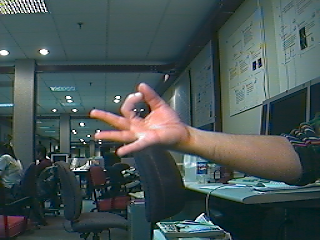
#> input picture data/frame20.bmp, 320 x 240 px
$ jupyter execute 10-skin_detection.ipynb
#> lines starting #> are read from the running program, lines starting #| are printed output that depends on the picture; after the words box and inside, x2 and y2 are one past the last pixel; in counts of white or black regions, pixels touching at a corner belong together
# Skin Detection in Digital Images

## Overview

Skin detection is an essential sub-task in various computer vision applications such as face recognition, hand gesture recognition, and human-computer interaction. The primary aim is to identify skin-colored pixels and regions in an image or video stream. Effective skin detection can significantly enhance the performance of these applications by reducing the search space and eliminating non-skin regions.

However, skin detection is challenging due to various factors such as:

- **Variability in skin tones:** Skin color varies widely from person to person. A model learned from a narrow range of tones, such as the single patch of skin used below, works only for that range.
- **Lighting conditions:** Different illumination conditions can alter the perceived skin color.
- **Camera Variability:** Different cameras and settings can affect the color consistency.
- **Noise:** Image artifacts, sensor noise, or other elements can disrupt skin detection.

## What this notebook does

It runs five skin detectors on the same photo, from the simplest to the one the lecture ends with:

1. **A fixed color box:** keep the pixels whose R, G and B fall in a hand-picked range (`cv2.inRange`).
2. **A Gaussian model in RGB:** learn the mean and standard deviation of each channel from a patch of skin, and score every pixel by $P(RGB \mid skin)$.
3. **A Gaussian model in normalized rg:** the same after dividing out brightness, with $r = \frac{R}{R+G+B}$ and $g = \frac{G}{R+G+B}$.
4. **A skin color histogram:** read $P(RGB \mid skin)$ from a $32 \times 32 \times 32$ histogram, with no assumed shape.
5. **Skin and non-skin histograms with Bayes' rule:** compute $P(skin \mid RGB)$, the probability a decision actually needs.

The last sections redo the detectors without Python loops, show what the prior $P(skin)$ does, and suggest experiments.

[cell 1]
import cv2
import numpy as np
import matplotlib.pyplot as plt

## Color-based Skin Detection

In color-based skin detection, pixels that fall within a certain range of color intensity values are detected as skin pixels. The box below was picked by hand for this photo: any skin color outside it is missed, and any other surface whose color falls inside it is accepted.

[cell 2]
# Read the image
image = cv2.imread('data/frame20.bmp')
#> image is the input picture: shape (240, 320, 3); mean B, G, R 83.6, 84, 70

# Convert BGR image to RGB
image_rgb = cv2.cvtColor(image, cv2.COLOR_BGR2RGB)

# Define RGB range for skin color
lower_skin = np.array([90, 40, 85], dtype=np.uint8)
upper_skin = np.array([210, 180, 210], dtype=np.uint8)

# Create a mask using inRange function
mask = cv2.inRange(image_rgb, lower_skin, upper_skin)
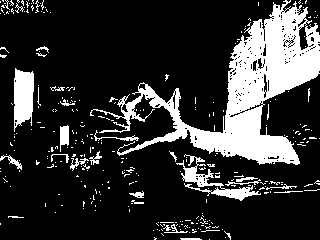
#> mask: shape (240, 320); 19.8% white; 314 white regions (286 under 20 px), largest, box (x1, y1, x2, y2) and area: (90, 0, 320, 165) 11041, (14, 68, 34, 132) 981, (176, 154, 261, 201) 903

# Bitwise-AND mask and image
res_rgb = cv2.bitwise_and(image_rgb, image_rgb, mask=mask)

# Display images
plt.figure(figsize=(15, 5))

plt.subplot(1, 3, 1)
plt.title("Original Image")
plt.imshow(image_rgb)
plt.axis("off")

plt.subplot(1, 3, 2)
plt.title("Mask")
plt.imshow(mask, cmap='gray')
plt.axis("off")

plt.subplot(1, 3, 3)
plt.title("Skin Detected")
plt.imshow(res_rgb)
plt.axis("off")

plt.show()

## Probabilistic Models for Skin Detection

In probabilistic models for skin detection we build a model of the distribution of values for skin pixels. Then, we use this model to classify each pixel as skin or non-skin. We assume the skin pixels are distributed according to a Gaussian distribution.

We learn one Gaussian per channel from a patch of skin in `frame2`, and assume the three channels are independent, so that

$$P(RGB \mid skin) = P(R \mid skin)\,P(G \mid skin)\,P(B \mid skin).$$

Then we score every pixel of a different frame, `frame20`, and keep the pixels whose score is above a threshold.

[cell 3]
def gaussian_probability(mean, std, values):
    """
    Calculate Gaussian probability based on given mean and standard deviation for each value.

    Parameters:
        mean (float): The mean of the distribution.
        std (float): The standard deviation of the distribution.
        values (numpy.ndarray): The array of values for which to calculate the Gaussian probabilities.

    Returns:
        numpy.ndarray: The array of Gaussian probabilities for the input values.
    """
    return np.exp(-((values - mean)**2) / (2 * std ** 2)) / (std * np.sqrt(2 * np.pi))

[cell 4]
# Read the image
frame2 = cv2.imread('data/frame2.bmp')
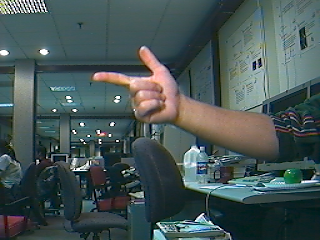
#> input picture data/frame2.bmp, 320 x 240 px
#> frame2 is the input picture: shape (240, 320, 3); mean B, G, R 85.2, 85.6, 70.1

# Display the image
plt.figure(figsize=(5, 5))
plt.imshow(cv2.cvtColor(frame2, cv2.COLOR_BGR2RGB))
plt.title('Original image')
plt.show()

[cell 5]
# Get the training sample
sample = frame2[79:120, 136:172].astype(np.float64)
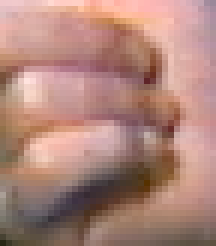
#> sample: shape (41, 36, 3) float64 (shown 6 times larger); mean B, G, R 122.7, 133.2, 174.6

# Display the training sample
plt.figure(figsize=(3, 3))
plt.imshow(cv2.cvtColor(sample.astype(np.uint8), cv2.COLOR_BGR2RGB))
plt.title('Training sample')
plt.show()

[cell 6]
def display_images(original, detection, binary):
    plt.figure(figsize=(15, 5))

    plt.subplot(1, 3, 1)
    plt.title("Original Image")
    plt.imshow(original.astype(np.uint8))
    plt.axis("off")

    plt.subplot(1, 3, 2)
    plt.title("Skin Detection")
    plt.imshow(detection, cmap='gray')
    plt.axis("off")

    plt.subplot(1, 3, 3)
    plt.title("Detected Skin Pixels")
    plt.imshow(binary, cmap='gray')
    plt.axis("off")

    plt.show()

[cell 7]
# Extract the colors. cv2.imread gives BGR: red is channel 2
sample_red = sample[:,:,2].ravel() # ravel() flattens the array. Similar to reshape(-1) and flatten().
#> sample_red = 1476 values, max 255 at index 8, min 40 at index 1440, mean 174.6
sample_green = sample[:,:,1].ravel()
#> sample_green = 1476 values, max 227 at index 472, min 36 at index 492, mean 133.2
sample_blue = sample[:,:,0].ravel()
#> sample_blue = 1476 values, max 222 at index 472, min 0 at index 1104, mean 122.7

# Compute mean and std
red_mean = np.mean(sample_red)
#> red_mean = 174.6
green_mean = np.mean(sample_green)
#> green_mean = 133.2
blue_mean = np.mean(sample_blue)
#> blue_mean = 122.7
red_std = np.std(sample_red)
#> red_std = 47.04
green_std = np.std(sample_green)
#> green_std = 37.51
blue_std = np.std(sample_blue)
#> blue_std = 39.51

# Read another image to apply the model
frame20 = cv2.imread('data/frame20.bmp')
frame20 = cv2.cvtColor(frame20, cv2.COLOR_BGR2RGB).astype(np.float64)
rows, cols, bands = frame20.shape
#> rows = 240; cols = 320; bands = 3

skin_detection = np.zeros((rows, cols))

for row in range(rows):
    for col in range(cols):
        red = frame20[row, col, 0]
        green = frame20[row, col, 1]
        blue = frame20[row, col, 2]

        red_pr = gaussian_probability(red_mean, red_std, red)
        green_pr = gaussian_probability(green_mean, green_std, green)
        blue_pr = gaussian_probability(blue_mean, blue_std, blue)

        prob = red_pr * green_pr * blue_pr
        skin_detection[row, col] = prob     # P(RGB|skin)
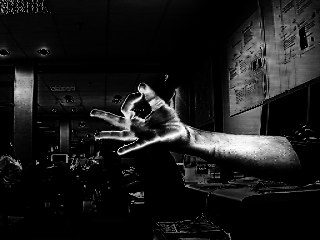
#> skin_detection: shape (240, 320) float64; min 1.37e-14, max 9.08e-07, mean 9.32e-08; drawn with min black and max white

# Display images
display_images(frame20, skin_detection, skin_detection > .0000001)
#> in display_images, `plt.show()`:
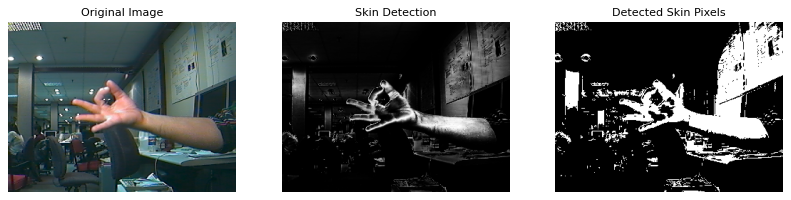
#> figure drawn by matplotlib, 3 panels

The scores are tiny, which is why the threshold is $10^{-7}$. Each channel's standard deviation is around 40, so each bell curve is wide and low, and the product of three of them is smaller still. The largest score in the frame is below $10^{-6}$.

[cell 8]
print("means (R, G, B):", np.round([red_mean, green_mean, blue_mean], 1))
#| means (R, G, B): [174.6 133.2 122.7]
print("stds  (R, G, B):", np.round([red_std, green_std, blue_std], 1))
#| stds  (R, G, B): [47.  37.5 39.5]
print("largest score in frame20:", skin_detection.max())
#| largest score in frame20: 9.078005355001748e-07
print(f"share of frame20 kept: {np.mean(skin_detection > 1e-7):.1%}")
#| share of frame20 kept: 23.0%

## Normalized Color Spaces

Dividing each channel by the sum of all three removes brightness: doubling R, G and B leaves $r = \frac{R}{R+G+B}$ and $g = \frac{G}{R+G+B}$ unchanged. Two numbers are enough, because $b = 1 - r - g$. A pure-black pixel has no color at all ($R + G + B = 0$), so it is left out of training, and in `frame20` it gets $r = g = 0$, far from any skin color.

[cell 9]
# Read the image
frame2 = cv2.imread('data/frame2.bmp').astype(np.float64)

# Get the training skin sample
sample = frame2[79:120, 136:172]

# Extract the colors
sample_red = sample[:,:,2].ravel()
sample_green = sample[:,:,1].ravel()
sample_blue = sample[:,:,0].ravel()

sample_total = sample_red + sample_green + sample_blue
#> sample_total = 1476 values, max 704 at index 472, min 101 at index 1440, mean 430.5

# Normalize red and green. Skip pure-black pixels (total 0):
# they have no color, and dividing by 0 would give NaN.
keep = sample_total > 0
sample_red2 = sample_red[keep] / sample_total[keep]
#> sample_red2 = 1476 values, max 0.637 at index 1104, min 0.332 at index 1302, mean 0.408
sample_green2 = sample_green[keep] / sample_total[keep]
#> sample_green2 = 1476 values, max 0.396 at index 1440, min 0.212 at index 492, mean 0.31

# Compute mean and std in normalized rg space
r_mean = np.mean(sample_red2)
#> r_mean = 0.408
g_mean = np.mean(sample_green2)
#> g_mean = 0.31
r_std = np.std(sample_red2)
#> r_std = 0.0304
g_std = np.std(sample_green2)
#> g_std = 0.0134

# Read another image to apply the model
frame20 = cv2.imread('data/frame20.bmp')
frame20 = cv2.cvtColor(frame20, cv2.COLOR_BGR2RGB).astype(np.float64)
rows, cols, bands = frame20.shape

skin_detection2 = np.zeros((rows, cols))

for row in range(rows):
    for col in range(cols):
        red = frame20[row, col, 0]
        green = frame20[row, col, 1]
        blue = frame20[row, col, 2]

        total = red + green + blue
        if total > 0:
            r = red / total
            g = green / total
        else:
            r = 0
            g = 0

        r_prob = gaussian_probability(r_mean, r_std, r)
        g_prob = gaussian_probability(g_mean, g_std, g)

        prob = r_prob * g_prob
        skin_detection2[row, col] = prob
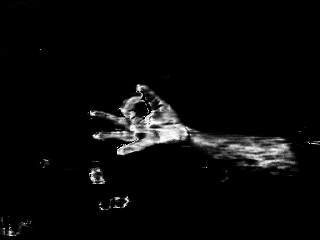
#> skin_detection2: shape (240, 320) float64; min 0, max 390.7, mean 14.9; drawn with min black and max white

# Display images
display_images(frame20, skin_detection2, skin_detection2 > 10)

These scores go far above 1, which is why the threshold is 10 here. $P(rg \mid skin)$ is a probability *density*, not a probability. The hand's r and g barely vary, so each bell curve is narrow and tall: a standard deviation of 0.03 gives a peak of $1 / (0.03\sqrt{2\pi}) \approx 13$. Only areas under a density are probabilities, and those never exceed 1.

[cell 10]
print(f"r: mean {r_mean:.3f}, std {r_std:.4f}    g: mean {g_mean:.3f}, std {g_std:.4f}")
#| r: mean 0.408, std 0.0304    g: mean 0.310, std 0.0134
print("largest score in frame20:", round(skin_detection2.max(), 1))
#| largest score in frame20: 390.7
print(f"share of frame20 kept: {np.mean(skin_detection2 > 10):.1%}")
#| share of frame20 kept: 9.5%

## Histogram-based Methods

A histogram assumes no shape for the distribution. The two histograms loaded below were computed in advance from labeled images, one from skin pixels and one from everything else. Each has 32 bins per channel, so a pixel's bin is its value divided by 8 and rounded down, and each is normalized to sum to 1, which makes every entry a probability.

[cell 11]
positive_histogram = np.load('data/positive_histogram.npy')   # P(RGB | skin)
#> (reads data/positive_histogram.npy from the repository)
negative_histogram = np.load('data/negative_histogram.npy')   # P(RGB | non-skin)
#> (reads data/negative_histogram.npy from the repository)

print("shape:", positive_histogram.shape)
print("sums:", positive_histogram.sum(), negative_histogram.sum())
print(f"non-empty bins: skin {np.mean(positive_histogram > 0):.0%}, non-skin {np.mean(negative_histogram > 0):.0%}")
peak = np.unravel_index(np.argmax(positive_histogram), positive_histogram.shape)
print("largest skin bin:", tuple(int(i) for i in peak), "holds", positive_histogram[peak])

The largest skin bin is $(31, 31, 31)$, pure white: the skin photos contain many overexposed highlights. Keep that in mind when you look at the results below.

#### Using only positive histogram

[cell 12]
def detect_skin2(image, positive_histogram):
    """
    Detect skin in the given image based on a precomputed positive_histogram.

    Parameters:
        image (numpy.ndarray): The input image array with shape (vertical_size, horizontal_size, 3).
        positive_histogram (numpy.ndarray): The precomputed positive histogram for skin detection.

    Returns:
        numpy.ndarray: The result of skin detection, an array with shape (vertical_size, horizontal_size).
    """

    vertical_size, horizontal_size, _ = image.shape
#> vertical_size = 240; horizontal_size = 320
    histogram_bins = positive_histogram.shape[0]
    factor = 256 / histogram_bins

    result = np.zeros((vertical_size, horizontal_size))

    for vertical in range(vertical_size):
        for horizontal in range(horizontal_size):
            red = image[vertical, horizontal, 0]
            green = image[vertical, horizontal, 1]
            blue = image[vertical, horizontal, 2]

            r_index = int(np.floor(red / factor))
            g_index = int(np.floor(green / factor))
            b_index = int(np.floor(blue / factor))

            skin_value = positive_histogram[r_index, g_index, b_index]
            result[vertical, horizontal] = skin_value

    return result

[cell 13]
# Load positive skin histogram
positive_histogram = np.load('data/positive_histogram.npy')

# Read the image
frame20 = cv2.imread('data/frame20.bmp')
frame20 = cv2.cvtColor(frame20, cv2.COLOR_BGR2RGB).astype(np.float64)

# Detect skin
result = detect_skin2(frame20, positive_histogram)

# Display images
display_images(frame20, result, result > 0.0001)

Besides the hand and the arm, the mask keeps the ceiling lights (the striped panel at the top left and the small lamps along the ceiling) and scattered specks of background. The skin histogram only says how common a color is *among skin pixels*, and pure white is its most common color. It says nothing about how common a color is everywhere else.

#### Using both positive and negative histograms

Bayes' rule turns the two likelihoods into the probability we want:

$$P(skin \mid RGB) = \frac{P(RGB \mid skin)\,P(skin)}{P(RGB \mid skin)\,P(skin) + P(RGB \mid non\text{-}skin)\,P(non\text{-}skin)}.$$

`detect_skin` assumes $P(skin) = P(non\text{-}skin) = 0.5$, so the priors cancel and the posterior is the skin bin divided by the sum of the two bins.

[cell 14]
def detect_skin(image, positive_histogram, negative_histogram):
    """
    Detects skin in an image using positive and negative histograms.

    Parameters:
        image (numpy.ndarray): The input image array with shape (height, width, 3).
        positive_histogram (numpy.ndarray): The positive histogram.
        negative_histogram (numpy.ndarray): The negative histogram.

    Returns:
        numpy.ndarray: The output array with skin detection probabilities, shape (height, width).
    """

    vertical_size, horizontal_size, _ = image.shape
#> vertical_size = 240; horizontal_size = 320
    histogram_bins = positive_histogram.shape[0]
    factor = 256 / histogram_bins

    result = np.zeros((vertical_size, horizontal_size))

    for vertical in range(vertical_size):
        for horizontal in range(horizontal_size):
            red = float(image[vertical, horizontal, 0])
            green = float(image[vertical, horizontal, 1])
            blue = float(image[vertical, horizontal, 2])

            red_index = int(np.floor(red / factor))
            green_index = int(np.floor(green / factor))
            blue_index = int(np.floor(blue / factor))

            skin_value = positive_histogram[red_index, green_index, blue_index]     # P(RGB | skin)
            non_skin_value = negative_histogram[red_index, green_index, blue_index] # P(RGB | non-skin)
            total = skin_value + non_skin_value

            if total != 0:
                # Bayes rule: P(skin | RGB) = P(RGB | skin) / (P(RGB | skin) + P(RGB | non-skin))
                # P(skin) = P(non-skin) = 0.5 are assumed to be equal and thus ignored.
                result[vertical, horizontal] = skin_value / total
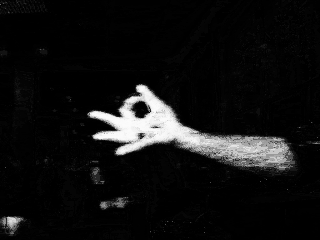
#> result: shape (240, 320) float64; min 0, max 0.99, mean 0.0726

    return result

[cell 15]
# Read histograms
negative_histogram = np.load('data/negative_histogram.npy')
positive_histogram = np.load('data/positive_histogram.npy')

# Read the image
frame20 = cv2.imread('data/frame20.bmp')
frame20 = cv2.cvtColor(frame20, cv2.COLOR_BGR2RGB).astype(np.float64)

# Detect skin
result = detect_skin(frame20, positive_histogram, negative_histogram)

# Display images
display_images(frame20, result, result > 0.2)

The ceiling lights are gone. White is common among skin pixels, but far more common among everything else, so its posterior is low: about 0.07 for a pixel of a ceiling lamp.

## The Same Detectors Without Loops

The loops above visit the 76,800 pixels of `frame20` one at a time, which keeps each step visible but is slow in Python. NumPy can do every step on the whole image at once: `gaussian_probability` already works on arrays, `np.divide` with `out=` and `where=` handles the black pixels, and *fancy indexing* looks up the histogram bin of every pixel in one expression. The cell checks that each result matches the loop version.

[cell 16]
import time

rgb = frame20                                    # float64, RGB order (from the cell above)

# Gaussian in RGB
fast_rgb = (gaussian_probability(red_mean, red_std, rgb[:, :, 0]) *
            gaussian_probability(green_mean, green_std, rgb[:, :, 1]) *
            gaussian_probability(blue_mean, blue_std, rgb[:, :, 2]))

# Gaussian in rg; black pixels get r = g = 0, as in the loop
total = rgb.sum(axis=2)
r = np.divide(rgb[:, :, 0], total, out=np.zeros_like(total), where=total > 0)
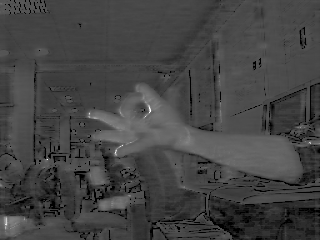
#> r: shape (240, 320) float64; min 0, max 1, mean 0.268
g = np.divide(rgb[:, :, 1], total, out=np.zeros_like(total), where=total > 0)
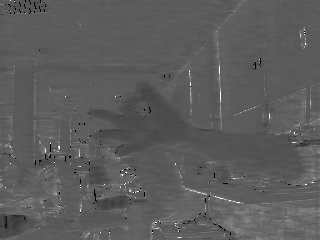
#> g: shape (240, 320) float64; min 0, max 1, mean 0.363
fast_rg = gaussian_probability(r_mean, r_std, r) * gaussian_probability(g_mean, g_std, g)

# Histograms: the bin of every pixel, then one lookup per histogram
idx = (rgb // 8).astype(int)                     # shape (rows, cols, 3)
p_skin = positive_histogram[idx[:, :, 0], idx[:, :, 1], idx[:, :, 2]]   # P(RGB | skin)
p_non = negative_histogram[idx[:, :, 0], idx[:, :, 1], idx[:, :, 2]]    # P(RGB | non-skin)
total_hist = p_skin + p_non
fast_post = np.divide(p_skin, total_hist, out=np.zeros_like(total_hist), where=total_hist > 0)

print("Gaussian RGB matches the loop:", np.allclose(fast_rgb, skin_detection))
#| Gaussian RGB matches the loop: True
print("Gaussian rg matches the loop: ", np.allclose(fast_rg, skin_detection2))
#| Gaussian rg matches the loop:  True
print("posterior matches detect_skin:", np.allclose(fast_post, result))
#| posterior matches detect_skin: True

start = time.perf_counter()
loop_hist = detect_skin2(frame20, positive_histogram)
loop_ms = 1000 * (time.perf_counter() - start)
start = time.perf_counter()
fast_hist = positive_histogram[idx[:, :, 0], idx[:, :, 1], idx[:, :, 2]]
fast_ms = 1000 * (time.perf_counter() - start)
print(f"skin histogram: loops {loop_ms:.0f} ms, NumPy {fast_ms:.2f} ms, identical: {np.array_equal(loop_hist, fast_hist)}")
#| skin histogram: loops 258 ms, NumPy 1.19 ms, identical: True

## Changing the Prior $P(skin)$

A prior of 0.5 says half of all pixels are skin, which is far too high for most photos. Here is the posterior for any prior, using `p_skin` and `p_non` from the cell above.

[cell 17]
def posterior(prior):
    """P(skin | RGB) for every pixel of frame20, given P(skin) = prior."""
    den = prior * p_skin + (1 - prior) * p_non
    return np.divide(prior * p_skin, den, out=np.zeros_like(den), where=den > 0)

for prior in (0.5, 0.1):
    print(f"P(skin) = {prior}: posterior > 0.2 keeps {np.mean(posterior(prior) > 0.2):.1%} of frame20")

A lower prior lowers every posterior, so the same threshold keeps fewer pixels. But it lowers them all in the same way: Bayes' rule multiplies the posterior *odds* $\frac{P(skin \mid RGB)}{P(non\text{-}skin \mid RGB)}$ by the prior odds, the same factor for every pixel. So for every prior there is a threshold that keeps exactly the same pixels as prior 0.5 with threshold 0.2. Changing the prior only moves the threshold.

[cell 18]
# threshold 0.2 at prior 0.5 means posterior odds above 0.2 / 0.8 = 0.25
# prior 0.1 multiplies every pixel's odds by (0.1 / 0.9) / (0.5 / 0.5) = 1 / 9
odds = 0.25 / 9
matched = odds / (1 + odds)
print(f"matched threshold for P(skin) = 0.1: {matched:.4f}")
print("same mask as prior 0.5 with threshold 0.2:",
      np.array_equal(posterior(0.1) > matched, posterior(0.5) > 0.2))
#> call 3 of posterior, with prior = 0.1
#> in posterior (call 3), `return np.divide(prior * p_skin, den, out=np.zeros_like(den), where=de..`:
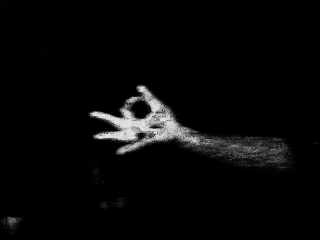
#> returned value: shape (240, 320) float64; min 0, max 0.915, mean 0.0325
